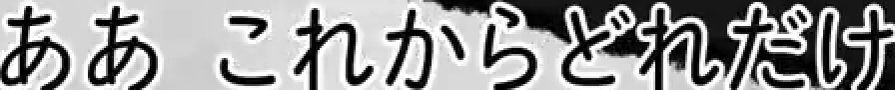
#> input picture Test_2.png, 895 x 90 px, found by its file name
$ python remove_background_advance.py
#> lines starting #> are read from the running program, lines starting #| are printed output that depends on the picture; after the words box and inside, x2 and y2 are one past the last pixel; in counts of white or black regions, pixels touching at a corner belong together
#> further down, myimage is the input picture: shape (90, 895, 3); mean B, G, R 151.2, 151.2, 151.2
import cv2
import numpy as np

def bgremove(myimage):
    # Create a copy of the input image to avoid modifying the original
    image = myimage.copy()

    # Convert the image to grayscale
    gray_image = cv2.cvtColor(image, cv2.COLOR_BGR2GRAY)

    # Apply Canny edge detection
    edges = cv2.Canny(gray_image, 50, 150)
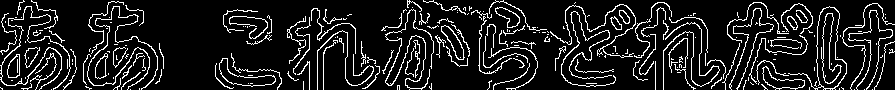
#> edges: shape (90, 895); 11.9% white in thin lines or dots

    # Apply morphological operations to enhance edges and remove small noise
    kernel = np.ones((3, 3), np.uint8)
    edges = cv2.dilate(edges, kernel, iterations=1)
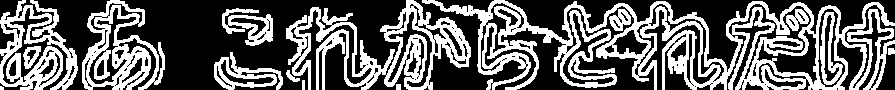
#> edges: shape (90, 895); 38.4% white; 15 white regions (1 under 20 px), largest, box (x1, y1, x2, y2) and area: (422, 0, 895, 90) 15019, (286, 0, 471, 90) 5948, (82, 0, 165, 90) 3282
    edges = cv2.erode(edges, kernel, iterations=1)
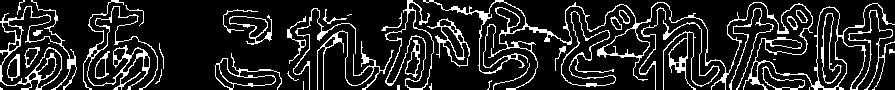
#> edges: shape (90, 895); 14.6% white in thin lines or dots

    # Find contours in the edges
    contours, _ = cv2.findContours(edges, cv2.RETR_EXTERNAL, cv2.CHAIN_APPROX_SIMPLE)
#> contours = 44 contours, 18 with area under 20; largest, box (x1, y1, x2, y2) and area: (423, 0, 895, 90) 4424, (385, 0, 434, 90) 1478, (0, 0, 77, 90) 1304, (561, 11, 616, 87) 1295, (83, 0, 158, 90) 768

    # Create a binary mask to focus on text regions
    mask = np.zeros_like(edges)

    # Filter contours based on area (adjust the threshold as needed)
    min_contour_area = 200
    for contour in contours:
        if cv2.contourArea(contour) > min_contour_area:
            cv2.drawContours(mask, [contour], -1, 255, thickness=cv2.FILLED)
#> this loop made 44 passes
#> contour on passes 1, 3, 5, 11, 19: [[809, 87], [809, 89]], [[397, 85], [397, 89], [399, 89], [399, 85]], [[303, 81], [303, 89]], [[773, 59], [775, 59]], [[48, 43], [49, 43]]
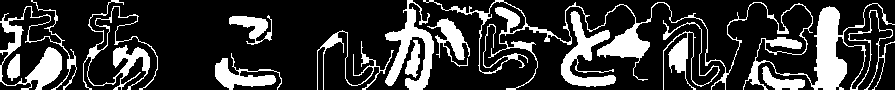
#> mask: shape (90, 895); 21.9% white; 13 white regions, largest, box (x1, y1, x2, y2) and area: (423, 0, 895, 90) 6526, (0, 0, 77, 90) 1813, (385, 0, 434, 90) 1707

    # Make the entire background black
    image[mask == 0] = [0, 0, 0]
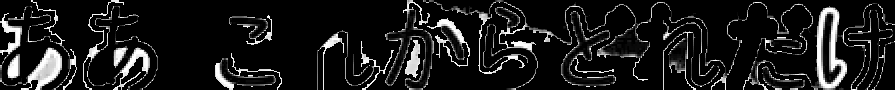
#> image: shape (90, 895, 3); mean of channels 0, 1, 2 27.2, 27.2, 27.2; drawn as B, G, R

    # Make the text white
    image[mask == 255] = [255, 255, 255]

    # Display the original, processed, and edge-detected images
    cv2.imshow('Original Image', myimage)
    cv2.imshow('Processed Image', image)
    cv2.imshow('Edges', edges)
    cv2.imshow('Mask', mask)

    cv2.waitKey(0)
    cv2.destroyAllWindows()

# Read the image
myimage = cv2.imread('F:\\Current_Topics\\Code\\Test_2.png')

# Now you can use myimage in your function
bgremove(myimage.copy())

$ run again, with test2.png copied over Test_2.png
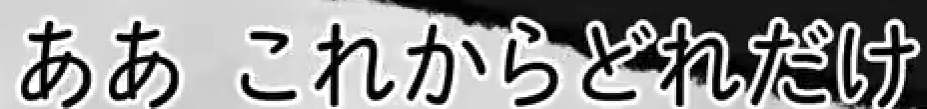
#> input picture test2.png, 927 x 109 px, found by its file name
#> myimage is the input picture: shape (109, 927, 3); mean B, G, R 147, 146.9, 146.9
#> in bgremove, `edges = cv2.dilate(edges, kernel, iterations=1)`:
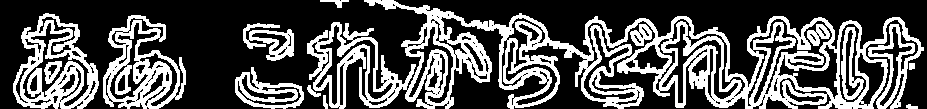
#> edges: shape (109, 927); 33% white; 14 white regions, largest, box (x1, y1, x2, y2) and area: (307, 0, 924, 109) 22650, (13, 13, 99, 109) 3569, (103, 15, 186, 109) 3427
#> contours = 37 contours, 18 with area under 20; largest, box (x1, y1, x2, y2) and area: (365, 0, 923, 109) 9032, (14, 14, 98, 109) 3663, (104, 16, 179, 109) 2983, (582, 26, 643, 109) 1326, (236, 68, 303, 109) 1298
#> the loop in bgremove, `for contour in contours:` made 37 passes
#> contour on passes 2, 11, 36: [[899, 103], [899, 105]], [[794, 74], [796, 74]], [[342, 0], [347, 0]]
#> in bgremove, `image[mask == 0] = [0, 0, 0]`:
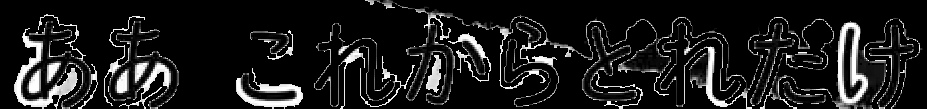
#> image: shape (109, 927, 3); mean of channels 0, 1, 2 27.9, 27.9, 27.9; drawn as B, G, R
